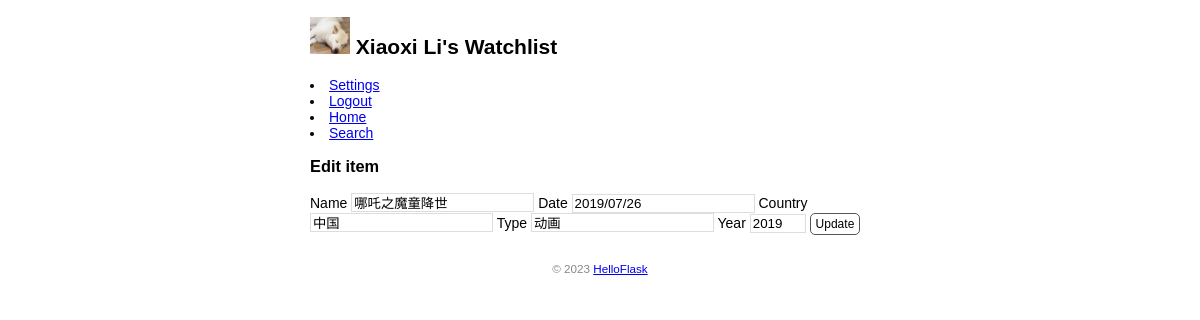
/movie/edit/1002 (signed in), run on the app's committed database.
### app.py (models this page shows, shortened)
class User(db.Model, UserMixin): #表名是user
    id = db.Column(db.Integer,primary_key = True) #主键
    name = db.Column(db.String(20)) #名字
    username = db.Column(db.String(20))  # 用户名
    password_hash = db.Column(db.String(128))  # 密码散列值

class movie_info(db.Model):
    __tablename__ = 'movie_info'
    movie_id = db.Column(db.String(10), primary_key = True) #主键
    movie_name = db.Column(db.String(60)) #电影标题
    release_date = db.Column(db.String(10)) #电影具体日期
    country = db.Column(db.String(2))#出品国家
    type = db.Column(db.String(2))#电影种类
    year = db.Column(db.Integer) #电影年份
    actors = db.relationship('actor_info', secondary = 'movie_actor_relation', backref = 'movie_info')

### app.py (the view, shortened to what this page needs)
@app.route('/movie/edit/<int:movie_id>', methods=['GET', 'POST'])
@login_required
def edit(movie_id):
    movie = movie_info.query.get_or_404(movie_id) #如果找不到就返回404错误响应
    return render_template('edit.html', movie=movie)  # 传入被编辑的电影记录

### app.py (called while the page is built)
@login_manager.user_loader
def load_user(user_id):  # 创建用户加载回调函数，接受用户 ID 作为参数
    user = User.query.get(int(user_id))  # 用 ID 作为 User 模型的主键查询对应的用户
    return user  # 返回用户对象

@app.context_processor #注册一个模板上下文处理函数，处理多个模板内都需要使用的变量
def inject_user():
    user = User.query.first()
    return dict(user=user) #返回字典，等同于return{'user':user}

### templates/edit.html
{% extends 'base.html' %}
{% block content %}
<h3>Edit item</h3>
<form method="post">
    Name <input type="text" name="title" autocomplete="off" required value="{{ movie.movie_name }}">
    Date <input type="text" name="date" autocomplete="off" required value ="{{ movie.release_date }}" >
    Country <input type="text" name="country" autocomplete="off" required value = "{{ movie.country }}">
    Type <input type="text" name="type" autocomplete="off" required value = "{{ movie.type }}">
    Year <input type="text" name="year" autocomplete="off" required value="{{ movie.year }}">
    <input class="btn" type="submit" name="submit" value="Update">
</form>
{% endblock %}

### templates/base.html (shortened to what this page needs)
<!DOCTYPE html>
<html lang="en">
<head>
    {% block head %}
    <link rel="stylesheet" href="{{ url_for('static', filename='main.css') }}" type="text/css">
    {% endblock %}
</head>
<body>
    <h2>
        <img alt="icon" class="icon" src="{{ url_for('static', filename='favicon.jpg')}}">
        {{ user.name }}'s Watchlist
    </h2>
    <nav>
        <u1>
            {% if current_user.is_authenticated %}
                <li><a href="{{ url_for('settings') }}">Settings</a></li>
                <li><a href="{{ url_for('logout') }}">Logout</a></li>
            {% else %}
                <li><a href="{{ url_for('login') }}">Login</a></li>
            {% endif %}
            <li><a href="{{ url_for('index') }}">Home</a></li>
            <li><a href="{{ url_for('search') }}">Search</a></li>
        </u1>
    </nav>
     {% block content %}{% endblock %}
    <footer>
        <small>&copy; 2023 <a href="http://helloflask.com/tutorial">HelloFlask</a></small>
    </footer>
</body>
</html>

### static/main.css (style rules this page uses)
body { margin: auto; max-width: 580px; font-size: 14px; font-family: Helvetica, Arial, sans-serif; }
footer { color:#888; margin-top:15px; text-align: center; padding: 10px; }
.icon { width:40px }
input[type=submit] { font-family: inherit; }
input[type=text] { border: 1px solid #ddd; }
input[name=year] { width: 50px; }
.btn { font-size: 12px; padding: 3px 5px; text-decoration: none; cursor: pointer; background-color: white; color: black; border: 1px solid #555555; border-radius: 5px; }

### data on the page
User: name "Xiaoxi Li"
movie_info: title "哪吒之魔童降世", date "2019/07/26", country "中国", type "动画", year "2019"
